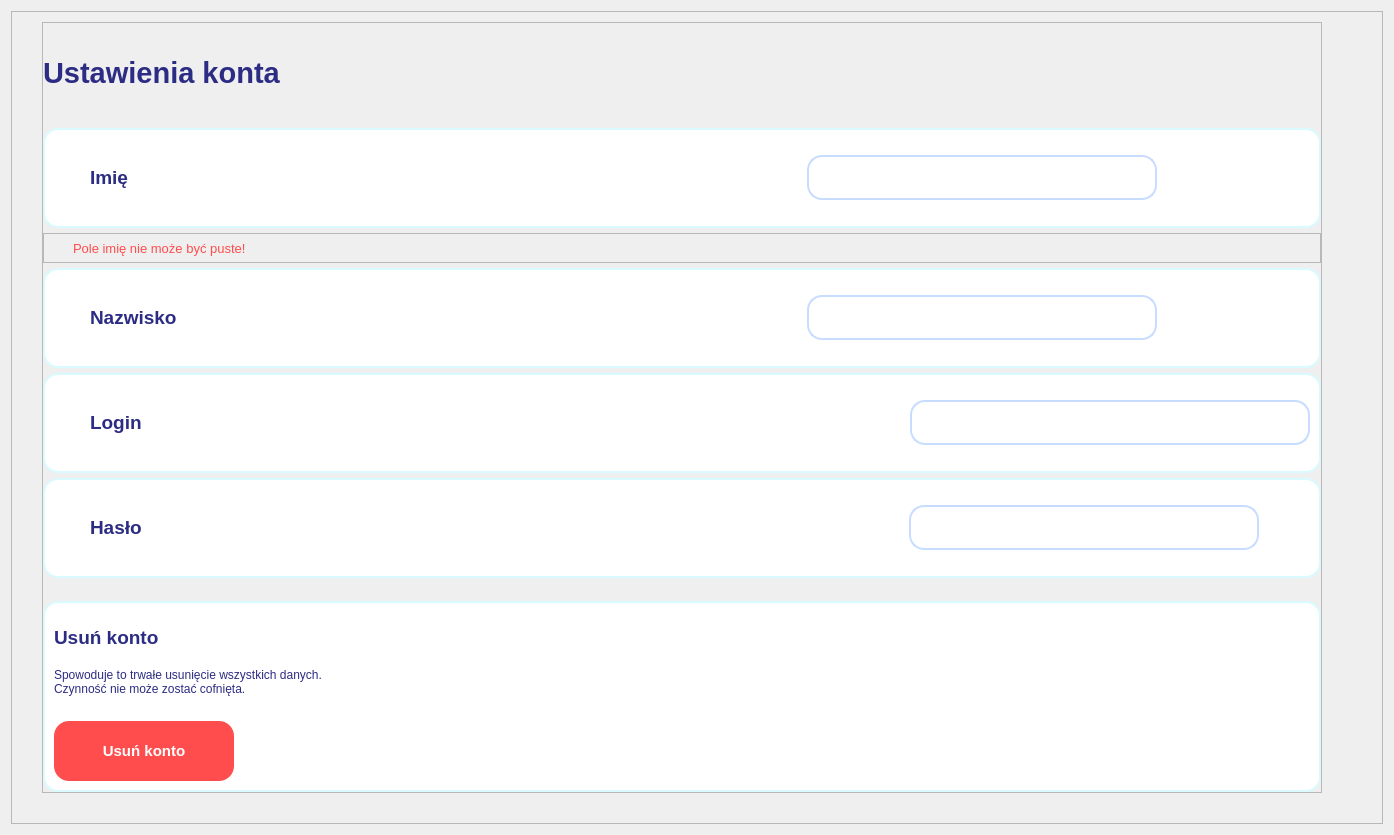
<?xml version="1.0" encoding="UTF-8"?>
<ui version="4.0">
 <class>Form</class>
 <widget class="QWidget" name="Form">
  <property name="geometry">
   <rect>
    <x>0</x>
    <y>0</y>
    <width>1394</width>
    <height>835</height>
   </rect>
  </property>
  <property name="windowTitle">
   <string>Form</string>
  </property>
  <layout class="QVBoxLayout" name="verticalLayout">
   <item>
    <widget class="QFrame" name="str_konto_srodek">
     <property name="minimumSize">
      <size>
       <width>700</width>
       <height>0</height>
      </size>
     </property>
     <property name="maximumSize">
      <size>
       <width>1600</width>
       <height>16777215</height>
      </size>
     </property>
     <property name="frameShape">
      <enum>QFrame::StyledPanel</enum>
     </property>
     <property name="frameShadow">
      <enum>QFrame::Raised</enum>
     </property>
     <layout class="QVBoxLayout" name="verticalLayout_7">
      <property name="spacing">
       <number>10</number>
      </property>
      <property name="leftMargin">
       <number>30</number>
      </property>
      <property name="topMargin">
       <number>10</number>
      </property>
      <property name="rightMargin">
       <number>60</number>
      </property>
      <property name="bottomMargin">
       <number>30</number>
      </property>
      <item>
       <widget class="QFrame" name="ustawienia_konta">
        <property name="minimumSize">
         <size>
          <width>0</width>
          <height>100</height>
         </size>
        </property>
        <property name="styleSheet">
         <string notr="true">QPushButton{
	background-color: white; /* Kolor tła */
	border: none; /* Brak obramowania */
	color: white; /* Kolor czcionki */
	padding: 10px 20px; /* Wielkość przycisku */
	border-radius: 15px; /* Zaokrąglenie krawędzi */
}
QPushButton:hover {
	background-color: #E6E6FF; /* Kolor tła po najechaniu myszką */
}
QPushButton:pressed {
	background-color: #CCCCFF; /* Kolor tła po kliknięciu */
}
#imie, #nazwisko, #haslo, #usun_konto, #login {
	border-style:solid;
	border-radius:15px;
	border-width:2px;
	border-color: #D9FAFF;
	background-color: white;
}
QLabel {
	color: #2c2c84;
}
QPushButton#btn_usun_konto {
	background-color: #ff4d4d;
	color: white;
}
QPushButton:hover#btn_usun_konto {
	background-color: #cc3333;
}
QPushButton:pressed#btn_usun_konto {
	background-color: #993333;
}
QLineEdit {
	border-style:solid;
	border-radius:15px;
	border-width:2px;
	padding-left:10px;
	padding-right:10px;
	border-color:#c7dcff;
	color: #2c2c84;
}
QLineEdit:focus {
	border-color: #019bff;
}
#lb_pole_imie_nie_moze {
	color: #ff4d4d;
}
</string>
        </property>
        <property name="frameShape">
         <enum>QFrame::StyledPanel</enum>
        </property>
        <property name="frameShadow">
         <enum>QFrame::Raised</enum>
        </property>
        <layout class="QVBoxLayout" name="verticalLayout_9">
         <property name="spacing">
          <number>5</number>
         </property>
         <property name="leftMargin">
          <number>0</number>
         </property>
         <property name="topMargin">
          <number>0</number>
         </property>
         <property name="rightMargin">
          <number>0</number>
         </property>
         <property name="bottomMargin">
          <number>0</number>
         </property>
         <item>
          <widget class="QLabel" name="lb_ustawienia_konta">
           <property name="minimumSize">
            <size>
             <width>400</width>
             <height>100</height>
            </size>
           </property>
           <property name="maximumSize">
            <size>
             <width>400</width>
             <height>100</height>
            </size>
           </property>
           <property name="font">
            <font>
             <pointsize>22</pointsize>
             <weight>75</weight>
             <bold>true</bold>
            </font>
           </property>
           <property name="text">
            <string>Ustawienia konta</string>
           </property>
          </widget>
         </item>
         <item>
          <widget class="QFrame" name="imie">
           <property name="minimumSize">
            <size>
             <width>0</width>
             <height>100</height>
            </size>
           </property>
           <property name="maximumSize">
            <size>
             <width>16777215</width>
             <height>100</height>
            </size>
           </property>
           <property name="frameShape">
            <enum>QFrame::StyledPanel</enum>
           </property>
           <property name="frameShadow">
            <enum>QFrame::Raised</enum>
           </property>
           <layout class="QHBoxLayout" name="horizontalLayout_2">
            <item>
             <widget class="QLabel" name="lb_ikona_imie">
              <property name="minimumSize">
               <size>
                <width>30</width>
                <height>30</height>
               </size>
              </property>
              <property name="maximumSize">
               <size>
                <width>30</width>
                <height>30</height>
               </size>
              </property>
              <property name="font">
               <font>
                <pointsize>8</pointsize>
               </font>
              </property>
              <property name="text">
               <string/>
              </property>
              <property name="pixmap">
               <pixmap>../icons/icons_blue/user.svg</pixmap>
              </property>
              <property name="scaledContents">
               <bool>true</bool>
              </property>
             </widget>
            </item>
            <item>
             <widget class="QLabel" name="lb_imie">
              <property name="minimumSize">
               <size>
                <width>0</width>
                <height>45</height>
               </size>
              </property>
              <property name="maximumSize">
               <size>
                <width>16777215</width>
                <height>45</height>
               </size>
              </property>
              <property name="font">
               <font>
                <pointsize>14</pointsize>
                <weight>75</weight>
                <bold>true</bold>
               </font>
              </property>
              <property name="text">
               <string>Imię</string>
              </property>
             </widget>
            </item>
            <item>
             <widget class="QLineEdit" name="le_imie">
              <property name="minimumSize">
               <size>
                <width>0</width>
                <height>45</height>
               </size>
              </property>
              <property name="maximumSize">
               <size>
                <width>350</width>
                <height>45</height>
               </size>
              </property>
              <property name="font">
               <font>
                <pointsize>11</pointsize>
               </font>
              </property>
              <property name="toolTip">
               <string/>
              </property>
              <property name="alignment">
               <set>Qt::AlignLeading|Qt::AlignLeft|Qt::AlignVCenter</set>
              </property>
              <property name="readOnly">
               <bool>false</bool>
              </property>
              <property name="placeholderText">
               <string/>
              </property>
             </widget>
            </item>
            <item>
             <widget class="QPushButton" name="btn_imie_edit">
              <property name="minimumSize">
               <size>
                <width>45</width>
                <height>45</height>
               </size>
              </property>
              <property name="maximumSize">
               <size>
                <width>45</width>
                <height>45</height>
               </size>
              </property>
              <property name="text">
               <string/>
              </property>
              <property name="icon">
               <iconset>
                <normaloff>../icons/icons_blue/edit.svg</normaloff>../icons/icons_blue/edit.svg</iconset>
              </property>
              <property name="iconSize">
               <size>
                <width>25</width>
                <height>25</height>
               </size>
              </property>
             </widget>
            </item>
            <item>
             <widget class="QPushButton" name="btn_imie_accept">
              <property name="minimumSize">
               <size>
                <width>45</width>
                <height>45</height>
               </size>
              </property>
              <property name="maximumSize">
               <size>
                <width>45</width>
                <height>45</height>
               </size>
              </property>
              <property name="text">
               <string/>
              </property>
              <property name="icon">
               <iconset>
                <normaloff>../icons/icons_blue/check.svg</normaloff>../icons/icons_blue/check.svg</iconset>
              </property>
              <property name="iconSize">
               <size>
                <width>25</width>
                <height>25</height>
               </size>
              </property>
             </widget>
            </item>
            <item>
             <widget class="QPushButton" name="btn_imie_cancel">
              <property name="minimumSize">
               <size>
                <width>45</width>
                <height>45</height>
               </size>
              </property>
              <property name="maximumSize">
               <size>
                <width>45</width>
                <height>45</height>
               </size>
              </property>
              <property name="text">
               <string/>
              </property>
              <property name="icon">
               <iconset>
                <normaloff>../icons/icons_blue/x.svg</normaloff>../icons/icons_blue/x.svg</iconset>
              </property>
              <property name="iconSize">
               <size>
                <width>25</width>
                <height>25</height>
               </size>
              </property>
             </widget>
            </item>
           </layout>
          </widget>
         </item>
         <item>
          <widget class="QFrame" name="pole_imie_nie_moze">
           <property name="minimumSize">
            <size>
             <width>0</width>
             <height>30</height>
            </size>
           </property>
           <property name="maximumSize">
            <size>
             <width>16777215</width>
             <height>30</height>
            </size>
           </property>
           <property name="font">
            <font>
             <pointsize>11</pointsize>
            </font>
           </property>
           <property name="frameShape">
            <enum>QFrame::StyledPanel</enum>
           </property>
           <property name="frameShadow">
            <enum>QFrame::Raised</enum>
           </property>
           <widget class="QLabel" name="lb_pole_imie_nie_moze">
            <property name="geometry">
             <rect>
              <x>30</x>
              <y>0</y>
              <width>400</width>
              <height>31</height>
             </rect>
            </property>
            <property name="minimumSize">
             <size>
              <width>400</width>
              <height>0</height>
             </size>
            </property>
            <property name="font">
             <font>
              <pointsize>10</pointsize>
             </font>
            </property>
            <property name="text">
             <string>Pole imię nie może być puste!</string>
            </property>
           </widget>
           <widget class="QLabel" name="lb_ikona_pole_imie_nie_moze">
            <property name="geometry">
             <rect>
              <x>0</x>
              <y>0</y>
              <width>30</width>
              <height>31</height>
             </rect>
            </property>
            <property name="sizeIncrement">
             <size>
              <width>25</width>
              <height>25</height>
             </size>
            </property>
            <property name="baseSize">
             <size>
              <width>25</width>
              <height>25</height>
             </size>
            </property>
            <property name="text">
             <string/>
            </property>
            <property name="pixmap">
             <pixmap>../icons/icons_red/alert-octagon.svg</pixmap>
            </property>
           </widget>
          </widget>
         </item>
         <item>
          <widget class="QFrame" name="nazwisko">
           <property name="minimumSize">
            <size>
             <width>0</width>
             <height>100</height>
            </size>
           </property>
           <property name="maximumSize">
            <size>
             <width>16777215</width>
             <height>100</height>
            </size>
           </property>
           <property name="frameShape">
            <enum>QFrame::StyledPanel</enum>
           </property>
           <property name="frameShadow">
            <enum>QFrame::Raised</enum>
           </property>
           <layout class="QHBoxLayout" name="horizontalLayout_3">
            <item>
             <widget class="QLabel" name="lb_ikona_nazwisko">
              <property name="minimumSize">
               <size>
                <width>30</width>
                <height>30</height>
               </size>
              </property>
              <property name="maximumSize">
               <size>
                <width>30</width>
                <height>30</height>
               </size>
              </property>
              <property name="font">
               <font>
                <pointsize>8</pointsize>
               </font>
              </property>
              <property name="text">
               <string/>
              </property>
              <property name="pixmap">
               <pixmap>../icons/icons_blue/user.svg</pixmap>
              </property>
              <property name="scaledContents">
               <bool>true</bool>
              </property>
             </widget>
            </item>
            <item>
             <widget class="QLabel" name="lb_nazwisko">
              <property name="minimumSize">
               <size>
                <width>0</width>
                <height>45</height>
               </size>
              </property>
              <property name="maximumSize">
               <size>
                <width>16777215</width>
                <height>45</height>
               </size>
              </property>
              <property name="font">
               <font>
                <pointsize>14</pointsize>
                <weight>75</weight>
                <bold>true</bold>
               </font>
              </property>
              <property name="text">
               <string>Nazwisko</string>
              </property>
             </widget>
            </item>
            <item>
             <widget class="QLineEdit" name="le_nazwisko">
              <property name="minimumSize">
               <size>
                <width>0</width>
                <height>45</height>
               </size>
              </property>
              <property name="maximumSize">
               <size>
                <width>350</width>
                <height>45</height>
               </size>
              </property>
              <property name="font">
               <font>
                <pointsize>11</pointsize>
               </font>
              </property>
              <property name="alignment">
               <set>Qt::AlignLeading|Qt::AlignLeft|Qt::AlignVCenter</set>
              </property>
             </widget>
            </item>
            <item>
             <widget class="QPushButton" name="btn_nazwisko_edit">
              <property name="minimumSize">
               <size>
                <width>45</width>
                <height>45</height>
               </size>
              </property>
              <property name="maximumSize">
               <size>
                <width>45</width>
                <height>45</height>
               </size>
              </property>
              <property name="text">
               <string/>
              </property>
              <property name="icon">
               <iconset>
                <normaloff>../icons/icons_blue/edit.svg</normaloff>../icons/icons_blue/edit.svg</iconset>
              </property>
              <property name="iconSize">
               <size>
                <width>25</width>
                <height>25</height>
               </size>
              </property>
             </widget>
            </item>
            <item>
             <widget class="QPushButton" name="btn_nazwisko_accept">
              <property name="minimumSize">
               <size>
                <width>45</width>
                <height>45</height>
               </size>
              </property>
              <property name="maximumSize">
               <size>
                <width>45</width>
                <height>45</height>
               </size>
              </property>
              <property name="text">
               <string/>
              </property>
              <property name="icon">
               <iconset>
                <normaloff>../icons/icons_blue/check.svg</normaloff>../icons/icons_blue/check.svg</iconset>
              </property>
              <property name="iconSize">
               <size>
                <width>25</width>
                <height>25</height>
               </size>
              </property>
             </widget>
            </item>
            <item>
             <widget class="QPushButton" name="btn_nazwisko_cancel">
              <property name="minimumSize">
               <size>
                <width>45</width>
                <height>45</height>
               </size>
              </property>
              <property name="maximumSize">
               <size>
                <width>45</width>
                <height>45</height>
               </size>
              </property>
              <property name="text">
               <string/>
              </property>
              <property name="icon">
               <iconset>
                <normaloff>../icons/icons_blue/x.svg</normaloff>../icons/icons_blue/x.svg</iconset>
              </property>
              <property name="iconSize">
               <size>
                <width>25</width>
                <height>25</height>
               </size>
              </property>
             </widget>
            </item>
           </layout>
          </widget>
         </item>
         <item>
          <widget class="QFrame" name="login">
           <property name="minimumSize">
            <size>
             <width>0</width>
             <height>100</height>
            </size>
           </property>
           <property name="maximumSize">
            <size>
             <width>16777215</width>
             <height>100</height>
            </size>
           </property>
           <property name="frameShape">
            <enum>QFrame::StyledPanel</enum>
           </property>
           <property name="frameShadow">
            <enum>QFrame::Raised</enum>
           </property>
           <layout class="QHBoxLayout" name="horizontalLayout_7">
            <item>
             <widget class="QLabel" name="lb_ikona_login">
              <property name="minimumSize">
               <size>
                <width>30</width>
                <height>30</height>
               </size>
              </property>
              <property name="maximumSize">
               <size>
                <width>30</width>
                <height>30</height>
               </size>
              </property>
              <property name="font">
               <font>
                <pointsize>8</pointsize>
               </font>
              </property>
              <property name="text">
               <string/>
              </property>
              <property name="pixmap">
               <pixmap>../icons/icons_blue/user.svg</pixmap>
              </property>
              <property name="scaledContents">
               <bool>true</bool>
              </property>
             </widget>
            </item>
            <item>
             <widget class="QLabel" name="lb_login">
              <property name="minimumSize">
               <size>
                <width>0</width>
                <height>45</height>
               </size>
              </property>
              <property name="maximumSize">
               <size>
                <width>16777215</width>
                <height>45</height>
               </size>
              </property>
              <property name="font">
               <font>
                <pointsize>14</pointsize>
                <weight>75</weight>
                <bold>true</bold>
               </font>
              </property>
              <property name="text">
               <string>Login</string>
              </property>
             </widget>
            </item>
            <item>
             <widget class="QLineEdit" name="le_login">
              <property name="minimumSize">
               <size>
                <width>0</width>
                <height>45</height>
               </size>
              </property>
              <property name="maximumSize">
               <size>
                <width>400</width>
                <height>45</height>
               </size>
              </property>
              <property name="font">
               <font>
                <pointsize>11</pointsize>
               </font>
              </property>
              <property name="alignment">
               <set>Qt::AlignLeading|Qt::AlignLeft|Qt::AlignVCenter</set>
              </property>
             </widget>
            </item>
           </layout>
          </widget>
         </item>
         <item>
          <widget class="QFrame" name="haslo">
           <property name="minimumSize">
            <size>
             <width>0</width>
             <height>100</height>
            </size>
           </property>
           <property name="maximumSize">
            <size>
             <width>16777215</width>
             <height>100</height>
            </size>
           </property>
           <property name="frameShape">
            <enum>QFrame::StyledPanel</enum>
           </property>
           <property name="frameShadow">
            <enum>QFrame::Raised</enum>
           </property>
           <layout class="QHBoxLayout" name="horizontalLayout_4">
            <item>
             <widget class="QLabel" name="lb_ikona_haslo">
              <property name="minimumSize">
               <size>
                <width>30</width>
                <height>30</height>
               </size>
              </property>
              <property name="maximumSize">
               <size>
                <width>30</width>
                <height>30</height>
               </size>
              </property>
              <property name="font">
               <font>
                <pointsize>8</pointsize>
               </font>
              </property>
              <property name="text">
               <string/>
              </property>
              <property name="pixmap">
               <pixmap>../icons/icons_blue/lock.svg</pixmap>
              </property>
              <property name="scaledContents">
               <bool>true</bool>
              </property>
             </widget>
            </item>
            <item>
             <widget class="QLabel" name="lb_haslo">
              <property name="minimumSize">
               <size>
                <width>0</width>
                <height>45</height>
               </size>
              </property>
              <property name="maximumSize">
               <size>
                <width>16777215</width>
                <height>45</height>
               </size>
              </property>
              <property name="font">
               <font>
                <pointsize>14</pointsize>
                <weight>75</weight>
                <bold>true</bold>
               </font>
              </property>
              <property name="text">
               <string>Hasło</string>
              </property>
             </widget>
            </item>
            <item>
             <widget class="QLineEdit" name="le_haslo">
              <property name="minimumSize">
               <size>
                <width>0</width>
                <height>45</height>
               </size>
              </property>
              <property name="maximumSize">
               <size>
                <width>350</width>
                <height>45</height>
               </size>
              </property>
              <property name="font">
               <font>
                <pointsize>11</pointsize>
               </font>
              </property>
              <property name="echoMode">
               <enum>QLineEdit::Password</enum>
              </property>
              <property name="alignment">
               <set>Qt::AlignLeading|Qt::AlignLeft|Qt::AlignVCenter</set>
              </property>
              <property name="readOnly">
               <bool>true</bool>
              </property>
             </widget>
            </item>
            <item>
             <widget class="QPushButton" name="btn_haslo_edit">
              <property name="minimumSize">
               <size>
                <width>45</width>
                <height>45</height>
               </size>
              </property>
              <property name="maximumSize">
               <size>
                <width>45</width>
                <height>45</height>
               </size>
              </property>
              <property name="text">
               <string/>
              </property>
              <property name="icon">
               <iconset>
                <normaloff>../icons/icons_blue/edit.svg</normaloff>../icons/icons_blue/edit.svg</iconset>
              </property>
              <property name="iconSize">
               <size>
                <width>25</width>
                <height>25</height>
               </size>
              </property>
             </widget>
            </item>
           </layout>
          </widget>
         </item>
         <item>
          <spacer name="verticalSpacer_14">
           <property name="orientation">
            <enum>Qt::Vertical</enum>
           </property>
           <property name="sizeHint" stdset="0">
            <size>
             <width>20</width>
             <height>40</height>
            </size>
           </property>
          </spacer>
         </item>
         <item>
          <widget class="QFrame" name="usun_konto">
           <property name="minimumSize">
            <size>
             <width>0</width>
             <height>180</height>
            </size>
           </property>
           <property name="maximumSize">
            <size>
             <width>16777215</width>
             <height>220</height>
            </size>
           </property>
           <property name="frameShape">
            <enum>QFrame::StyledPanel</enum>
           </property>
           <property name="frameShadow">
            <enum>QFrame::Raised</enum>
           </property>
           <layout class="QVBoxLayout" name="verticalLayout_10">
            <item>
             <widget class="QLabel" name="lb_usun_konto">
              <property name="minimumSize">
               <size>
                <width>0</width>
                <height>50</height>
               </size>
              </property>
              <property name="maximumSize">
               <size>
                <width>16777215</width>
                <height>50</height>
               </size>
              </property>
              <property name="font">
               <font>
                <pointsize>14</pointsize>
                <weight>75</weight>
                <bold>true</bold>
               </font>
              </property>
              <property name="text">
               <string>Usuń konto</string>
              </property>
              <property name="alignment">
               <set>Qt::AlignLeading|Qt::AlignLeft|Qt::AlignVCenter</set>
              </property>
             </widget>
            </item>
            <item>
             <widget class="QLabel" name="lb_spowoduje">
              <property name="font">
               <font>
                <pointsize>9</pointsize>
               </font>
              </property>
              <property name="text">
               <string>Spowoduje to trwałe usunięcie wszystkich danych. 
Czynność nie może zostać cofnięta.</string>
              </property>
             </widget>
            </item>
            <item>
             <spacer name="verticalSpacer_2">
              <property name="orientation">
               <enum>Qt::Vertical</enum>
              </property>
              <property name="sizeHint" stdset="0">
               <size>
                <width>20</width>
                <height>40</height>
               </size>
              </property>
             </spacer>
            </item>
            <item>
             <widget class="QPushButton" name="btn_usun_konto">
              <property name="minimumSize">
               <size>
                <width>180</width>
                <height>60</height>
               </size>
              </property>
              <property name="maximumSize">
               <size>
                <width>180</width>
                <height>60</height>
               </size>
              </property>
              <property name="font">
               <font>
                <pointsize>11</pointsize>
                <weight>75</weight>
                <bold>true</bold>
               </font>
              </property>
              <property name="text">
               <string>Usuń konto</string>
              </property>
             </widget>
            </item>
           </layout>
          </widget>
         </item>
        </layout>
       </widget>
      </item>
     </layout>
    </widget>
   </item>
  </layout>
 </widget>
 <resources/>
 <connections/>
</ui>
